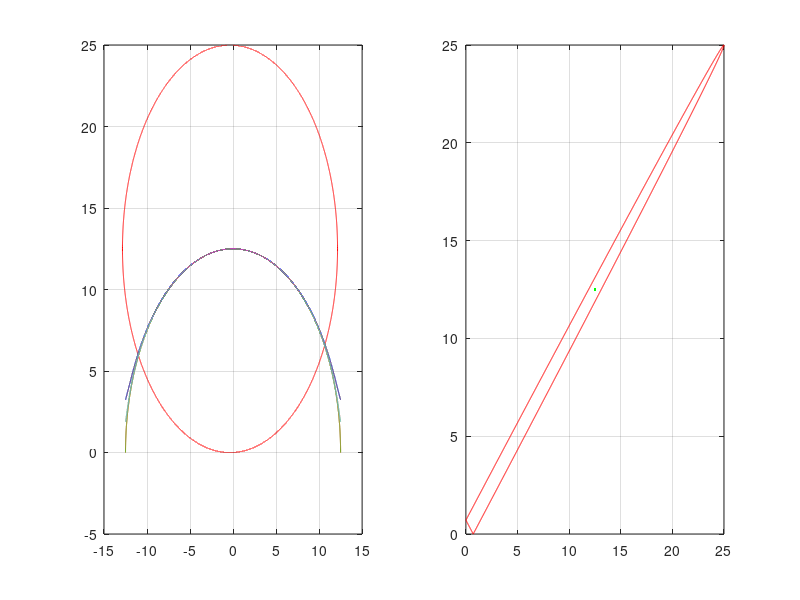

MATLAB code to generate this figure:
Vt=input('Vt=');
Ra=input('Ra=');
Xs=input('Xs=');
P=input('P=');
r=Vt/2*Ra;
r
R=sqrt(Vt/(2*Ra)*Vt/(2*Ra)-P/Ra);
R
Zs=sqrt(Xs*Xs+Ra*Ra);
Zs
a=-Vt/(2*Zs);
a
b=sqrt(r*r-Vt/(2*Zs)*Vt/(2*Zs));
b
x=a-R:0.001:a+R;
z=x-a;
y=sqrt(R.*R-z.*z)+b;
subplot(1,2,1);plot(x,y,'g');
hold on;
y=-sqrt(R.*R-z.*z)+b;
subplot(1,2,1);plot(x,y,'g');
grid on
x=a-r:0.001:a+r;
z=x-a;
y=sqrt(r.*r-z.*z)+b;
subplot(1,2,1);plot(x,y,'r');
hold on;
y=-sqrt(r.*r-z.*z)+b;
subplot(1,2,1);plot(x,y,'r');
for i=1:3
    If=r+R-2*R/i;
    x=-If:0.001:If;
    y=sqrt(If.*If-x.*x);
    subplot(1,2,1);plot(x,y);
end
for i=1:3
    If=r-R+2*R/i;
    x=-If:0.001:If;
    y=sqrt(If.*If-x.*x);
    subplot(1,2,1);plot(x,y);
end
If=r-R:0.01:r+R;
A=4.*(a.*a+b.*b);
B=-4.*(If.*If+a.*a+b.*b-R.*R).*a;
w=(If.*If+a.*a+b.*b-R.*R);
C=w.*w-4.*b.*b.*If.*If;
x1=(-B-sqrt(B.*B-4.*A.*C))./(2.*A);
x2=(-B+sqrt(B.*B-4.*A.*C))./(2.*A);
y1=sqrt(If.*If-x1.*x1);
y2=sqrt(If.*If-x2.*x2);
Ia1=sqrt((Vt/Zs+x1).*(Vt/Zs+x1)+y1.*y1);
Ia2=sqrt((Vt/Zs+x2).*(Vt/Zs+x2)+y2.*y2);
subplot(1,2,2);plot(If,Ia1,'g');
hold on
subplot(1,2,2);plot(If,Ia2,'g');
hold on
R=r;
If=r-R:0.01:r+R;
A=4.*(a.*a+b.*b);
B=-4.*(If.*If+a.*a+b.*b-R.*R).*a;
w=(If.*If+a.*a+b.*b-R.*R);
C=w.*w-4.*b.*b.*If.*If;
x1=(-B-sqrt(B.*B-4.*A.*C))./(2.*A);
x2=(-B+sqrt(B.*B-4.*A.*C))./(2.*A);
y1=sqrt(If.*If-x1.*x1);
y2=sqrt(If.*If-x2.*x2);
Ia1=sqrt((Vt/Zs+x1).*(Vt/Zs+x1)+y1.*y1);
Ia2=sqrt((Vt/Zs+x2).*(Vt/Zs+x2)+y2.*y2);
subplot(1,2,2);plot(If,Ia1,'r');
grid on
hold on
subplot(1,2,2);plot(If,Ia2,'r');
hold on

